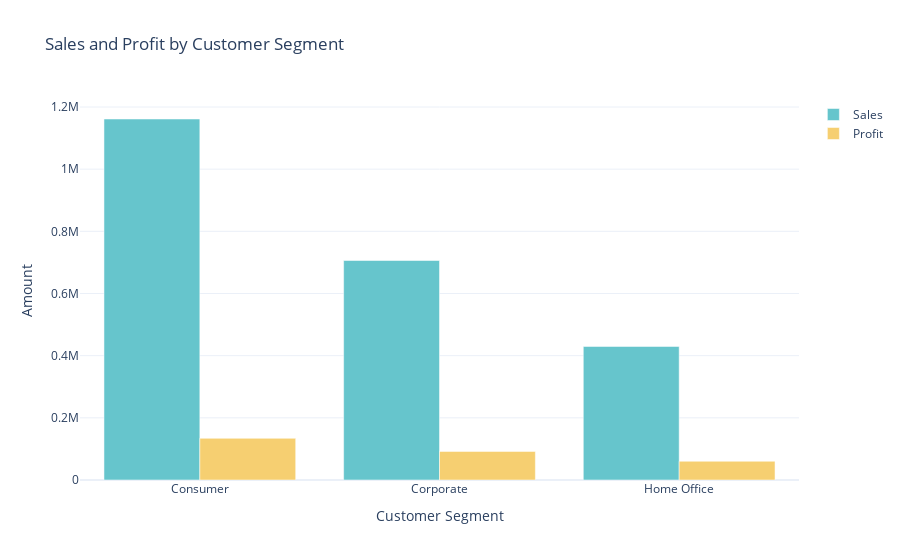

The notebook cell saved with this chart:
### Markdown cell above
**Sales and Profit - customer segment**

### Code cell
sales_profit_by_segment = df.groupby('Segment').agg({'Sales': 'sum', 'Profit': 'sum'}).reset_index()

color_palette = colors.qualitative.Pastel

fig = go.Figure()
fig.add_trace(go.Bar(x=sales_profit_by_segment['Segment'],
                    y=sales_profit_by_segment['Sales'],
                    name='Sales',
                    marker_color=color_palette[0]))

fig.add_trace(go.Bar(x=sales_profit_by_segment['Segment'],
                    y=sales_profit_by_segment['Profit'],
                    name='Profit',
                    marker_color=color_palette[1]))

fig.update_layout(title ='Sales and Profit by Customer Segment',
                  xaxis_title='Customer Segment',
                  yaxis_title='Amount')
                 
fig.show()

### Figure 1 — Plotly figure (JSON) as saved in the notebook; plotly's stock layout.template omitted (floating-point values rounded to 4 significant figures)
{"data": [{"marker": {"color": "rgb(102, 197, 204)"}, "name": "Sales", "type": "bar", "x": ["Consumer", "Corporate", "Home Office"], "y": [1161000.0, 706100.0, 429700.0]}, {"marker": {"color": "rgb(246, 207, 113)"}, "name": "Profit", "type": "bar", "x": ["Consumer", "Corporate", "Home Office"], "y": [134100.0, 91980.0, 60300.0]}], "layout": {"title": {"text": "Sales and Profit by Customer Segment"}, "xaxis": {"title": {"text": "Customer Segment"}}, "yaxis": {"title": {"text": "Amount"}}}}
